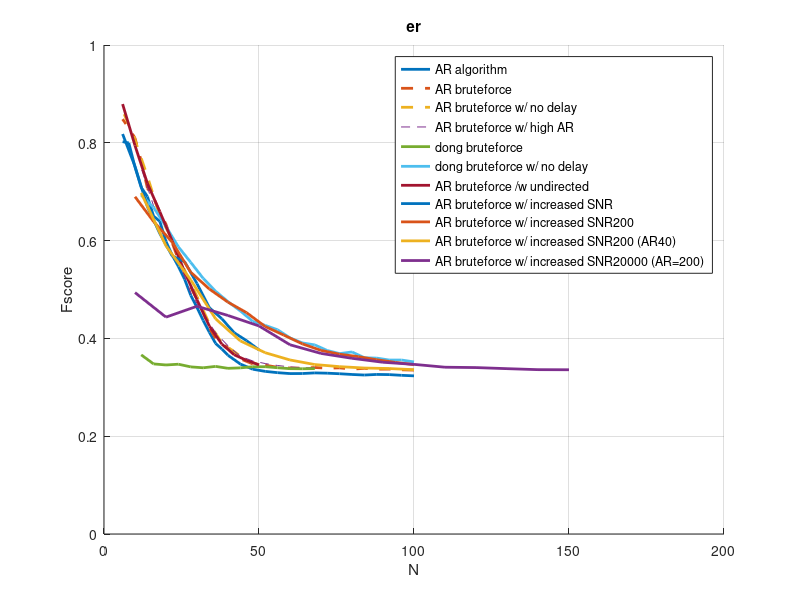

Recreate this plot in MATLAB.
clc;clear;close all hidden;
figure;hold on;
load('large_performance_data_results_diff_n_er.mat')
F_list2 = F_list;
N_list2 = N_list;
load('large_performance_data_results_diff_n_er_100.mat')
F_list(end+1:end+length(F_list2)) = F_list2;
N_list(end+1:end+length(N_list2)) = N_list2;
plot(N_list,F_list,'LineWidth',2)

load('large_maximum_data_results_count_er.mat')
F_list2 = F_list;
N_list2 = N_list;
load('large_maximum_data_results_count_er_100.mat')
F_list(end+1:end+length(F_list2)) = F_list2;
N_list(end+1:end+length(N_list2)) = N_list2;
plot(N_list,F_list,'--','LineWidth',2);

load('large_maximum_data_results_count_er_100_nodelay.mat')
plot(N_list,F_list,'--','LineWidth',2);


load('large_maximum_data_results_count_er_100_newP.mat')
plot(N_list,F_list,'--');

load('large_maximum_data_results_count_dong_100_newP.mat')
plot(N_list,F_list,'LineWidth',2);

load('large_maximum_data_results_count_dong_100_newP_nodelay.mat')
N_list2 = N_list;
F_list2 = F_list;
load('large_maximum_data_results_count_dong_100_newP_nodelay2.mat')
N_list = [N_list N_list2];
F_list = [F_list;F_list2];
plot(N_list,F_list,'LineWidth',2);

load('large_maximum_data_results_count_er_100_undirected.mat')
plot(N_list,F_list,'LineWidth',2);

load('large_maximum_data_results_count_er_100_increasedSNR.mat')
plot(N_list,F_list,'LineWidth',2);
% 
load('large_maximum_data_results_count_er_100_increasedSNR2.mat')
plot(N_list,F_list,'LineWidth',2);


load('large_maximum_data_results_count_er_100_increasedSNR3.mat')
plot(N_list,F_list,'LineWidth',2);


load('large_maximum_data_results_count_er_100_increasedSNR4.mat')
plot(N_list,F_list,'LineWidth',2);

xlabel('N')
ylabel('Fscore')
title(signal_params.graph_type)
ylim([0 1])
grid on;

legend('AR algorithm','AR bruteforce','AR bruteforce w/ no delay','AR bruteforce w/ high AR','dong bruteforce', 'dong bruteforce w/ no delay','AR bruteforce /w undirected','AR bruteforce w/ increased SNR','AR bruteforce w/ increased SNR200','AR bruteforce w/ increased SNR200 (AR40)','AR bruteforce w/ increased SNR20000 (AR=200)')